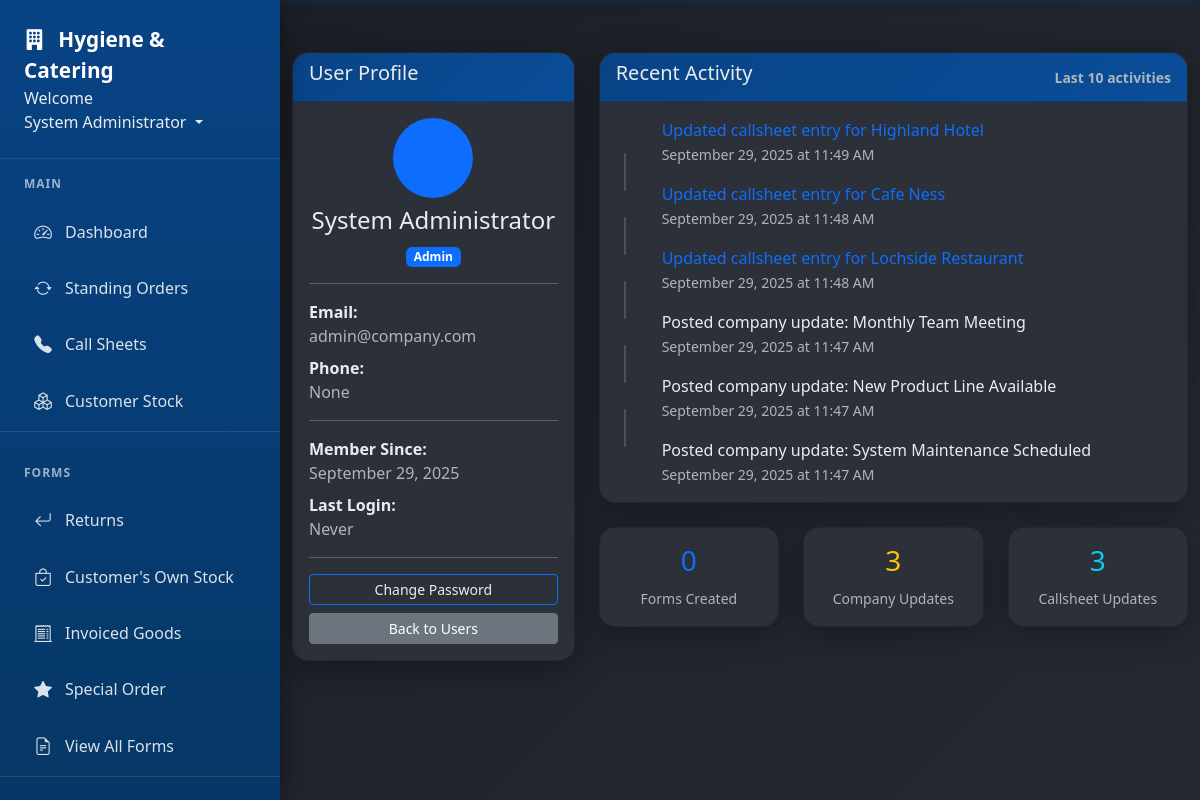
/users/1 (signed in), run on the app's committed database.
### app/models.py (models this page shows, shortened)
class User(db.Model, UserMixin):
    id = db.Column(db.Integer, primary_key=True)
    username = db.Column(db.String(20), unique=True, nullable=False)  # Keep for system use
    email = db.Column(db.String(120), unique=True, nullable=False, index=True)  # Primary identifier
    full_name = db.Column(db.String(100), nullable=False)
    password_hash = db.Column(db.String(128), nullable=False)  # Changed from 'password' to 'password_hash'
    role = db.Column(db.String(20), nullable=False)
    job_title = db.Column(db.String(100))
    direct_phone = db.Column(db.String(20))
    mobile_phone = db.Column(db.String(20))
    is_active = db.Column(db.Boolean, default=True)
    must_change_password = db.Column(db.Boolean, default=False)
    created_at = db.Column(db.DateTime, nullable=False, default=datetime.utcnow)
    last_login = db.Column(db.DateTime)
    forms = db.relationship('Form', foreign_keys='Form.user_id', backref='author', lazy=True)
    callsheet_entries = db.relationship('CallsheetEntry', backref='entered_by', lazy=True)
    callsheets_created = db.relationship('Callsheet', backref='created_by_user', lazy=True)
    todo_items = db.relationship('TodoItem', backref='user', lazy=True, cascade='all, delete-orphan')
    company_updates = db.relationship('CompanyUpdate', backref='author', lazy=True, cascade='all, delete-orphan')
    def get_recent_activity(self, limit=10):
        activities = []
        try:
            recent_forms = Form.query.filter_by(user_id=self.id).order_by(Form.date_created.desc()).limit(5).all()
        except Exception as e:
            print(f"Error loading forms for user {self.id}: {e}")
        try:
            recent_updates = CompanyUpdate.query.filter_by(user_id=self.id).order_by(CompanyUpdate.created_at.desc()).limit(3).all()
            for update in recent_updates:
                activities.append({
                    'type': 'company_update',
                    'description': f'Posted company update: {update.title}',
                    'date': update.created_at,
                    'link': None
                })
        except Exception as e:
            print(f"Error loading company updates for user {self.id}: {e}")
        try:
            recent_callsheet_entries = CallsheetEntry.query.filter_by(user_id=self.id).order_by(CallsheetEntry.updated_at.desc()).limit(3).all()
            for entry in recent_callsheet_entries:
                activities.append({
                    'type': 'callsheet_update',
                    'description': f'Updated callsheet entry for {entry.customer.name}',
                    'date': entry.updated_at,
                    'link': '/callsheets'
                })
        except Exception as e:
            print(f"Error loading callsheet entries for user {self.id}: {e}")
        try:
            recent_completed_forms = Form.query.filter_by(completed_by=self.id).filter(
                Form.completed_date.isnot(None)
            ).order_by(Form.completed_date.desc()).limit(3).all()
        except Exception as e:
            print(f"Error loading completed forms for user {self.id}: {e}")
        try:
            if 'StandingOrder' in globals():
                recent_standing_orders = StandingOrder.query.filter_by(created_by=self.id).order_by(StandingOrder.created_at.desc()).limit(3).all()
        except Exception as e:
            print(f"Error loading standing orders for user {self.id}: {e}")
        try:
            if 'StandingOrderLog' in globals():
                recent_so_logs = StandingOrderLog.query.filter_by(performed_by=self.id).filter(
                    StandingOrderLog.action_type.in_(['paused', 'resumed', 'ended'])
                ).order_by(StandingOrderLog.performed_at.desc()).limit(3).all()
        except Exception as e:
            print(f"Error loading standing order logs for user {self.id}: {e}")
        try:
            if 'StockTransaction' in globals():
                recent_stock_transactions = StockTransaction.query.filter_by(created_by=self.id).order_by(StockTransaction.transaction_date.desc()).limit(3).all()
        except Exception as e:
            print(f"Error loading stock transactions for user {self.id}: {e}")
        activities.sort(key=lambda x: x['date'], reverse=True)
        return activities[:limit]

class CallsheetEntry(db.Model):
    id = db.Column(db.Integer, primary_key=True)
    callsheet_id = db.Column(db.Integer, db.ForeignKey('callsheet.id'), nullable=False)
    customer_id = db.Column(db.Integer, db.ForeignKey('customer.id'), nullable=False)
    call_status = db.Column(db.String(20), default='not_called')
    called_by = db.Column(db.String(100))
    call_date = db.Column(db.DateTime)
    person_spoken_to = db.Column(db.String(100))  # Name of person who placed the order
    callback_time = db.Column(db.String(50))  # When to call back
    user_id = db.Column(db.Integer, db.ForeignKey('user.id'), nullable=False)
    updated_at = db.Column(db.DateTime, nullable=False, default=datetime.utcnow, onupdate=datetime.utcnow)
    position = db.Column(db.Integer, default=0)
    is_paused = db.Column(db.Boolean, default=False)

class CompanyUpdate(db.Model):
    id = db.Column(db.Integer, primary_key=True)
    title = db.Column(db.String(100), nullable=False)
    message = db.Column(db.Text, nullable=False)
    priority = db.Column(db.String(20), default='normal')  # normal, important, urgent
    is_event = db.Column(db.Boolean, default=False)  # True for calendar events
    event_date = db.Column(db.DateTime, nullable=True)  # For events/meetings
    sticky = db.Column(db.Boolean, default=False)
    created_at = db.Column(db.DateTime, nullable=False, default=datetime.utcnow)
    user_id = db.Column(db.Integer, db.ForeignKey('user.id'), nullable=False)
    category = db.Column(db.String(50), default='general')

### app/routes.py (the view)
@main.route('/users/<int:user_id>')
@login_required
def user_profile(user_id):
    user = User.query.get_or_404(user_id)
    if current_user.role != 'admin' and current_user.id != user_id:
        flash('Access denied.', 'danger')
        return redirect(url_for('main.dashboard'))
    activities = user.get_recent_activity()
    return render_template('user_profile.html', user=user, activities=activities)

### app/templates/user_profile.html (shortened to what this page needs)
{% extends "base.html" %} {% block content %}
<div class="row">
  <div class="col-lg-4">
    <div class="card">
      <div class="card-header">
        <h5> User Profile</h5>
      </div>
      <div class="card-body">
        <div class="text-center mb-3">
          <div
            class="bg-primary rounded-circle d-inline-flex align-items-center justify-content-center"
            style="width: 80px; height: 80px"
          >
          </div>
          <h4 class="mt-2">{{ user.full_name }}</h4>
          <span
            class="badge bg-{{ 'primary' if user.role == 'admin' else 'secondary' }}"
          >
            {{ user.role.title() }}
          </span>
        </div>
        <hr />
        <div class="mb-2">
          <strong> Email:</strong><br />
          <span class="text-muted">{{ user.email }}</span>
        </div>
        <div class="mb-2">
          <strong> Phone:</strong><br />
          <span class="text-muted">{{ user.direct_phone }}</span>
        </div>
        <hr />
        <div class="mb-2">
          <strong> Member Since:</strong
          ><br />
          <span class="text-muted"
            >{{ user.created_at.strftime('%B %d, %Y') }}</span
          >
        </div>
        <div class="mb-2">
          <strong> Last Login:</strong><br />
          <span class="text-muted">
            {% if user.last_login %} {{ user.last_login.strftime('%B %d, %Y at
            %I:%M %p') }} {% else %} Never {% endif %}
          </span>
        </div>
        <hr />
        <div class="d-grid gap-2">
          {% if current_user.id == user.id %}
          <a
            href="{{ url_for('main.change_password') }}"
            class="btn btn-outline-primary btn-sm"
          >
             Change Password
          </a>
          {% endif %}  {% if current_user.role == 'admin' %}
          <a
            href="{{ url_for('main.users') }}"
            class="btn btn-secondary btn-sm"
          >
             Back to Users
          </a>
          {% endif %}
        </div>
      </div>
    </div>
  </div>
  <div class="col-lg-8">
    <div class="card">
      <div
        class="card-header d-flex justify-content-between align-items-center"
      >
        <h5> Recent Activity</h5>
        <small class="text-muted">Last 10 activities</small>
      </div>
      <div class="card-body">
        {% if activities %}
        <div class="timeline">
          {% for activity in activities %}
          <div class="activity-item d-flex mb-3">
            <div class="activity-icon me-3">
            </div>
            <div class="activity-content flex-grow-1">
              <div class="activity-description">
                {% if activity.link %}
                <a href="{{ activity.link }}" class="text-decoration-none">
                  {{ activity.description }}
                </a>
                {% else %} {{ activity.description }} {% endif %}
              </div>
              <small class="text-muted">
                {{ activity.date.strftime('%B %d, %Y at %I:%M %p') }}
              </small>
            </div>
          </div>
          {% endfor %}
        </div>
        {% else %}
        <div class="text-center text-muted py-4">
          <i class="fas fa-chart-line fa-3x mb-3"></i>
          <h5>No Recent Activity</h5>
          <p>This user hasn't performed any tracked activities yet.</p>
        </div>
        {% endif %}
      </div>
    </div>
    <div class="row mt-3">
      <div class="col-md-4">
        <div class="card text-center">
          <div class="card-body">
            <h3 class="text-primary">{{ user.forms|length }}</h3>
            <small class="text-muted">Forms Created</small>
          </div>
        </div>
      </div>
      <div class="col-md-4">
        <div class="card text-center">
          <div class="card-body">
            <h3 class="text-warning">{{ user.company_updates|length }}</h3>
            <small class="text-muted">Company Updates</small>
          </div>
        </div>
      </div>
      <div class="col-md-4">
        <div class="card text-center">
          <div class="card-body">
            <h3 class="text-info">{{ user.callsheet_entries|length }}</h3>
            <small class="text-muted">Callsheet Updates</small>
          </div>
        </div>
      </div>
    </div>
  </div>
</div>
{% endblock %}

### app/templates/base.html (shortened to what this page needs)
<!DOCTYPE html>
<html lang="en">
  <head>
    <link
      rel="stylesheet"
      href="{{ url_for('static', filename='style.css') }}"
    />
    <link
      href="https://cdn.jsdelivr.net/npm/bootstrap@5.3.0/dist/css/bootstrap.min.css"
      rel="stylesheet"
    />
    <link
      href="https://cdn.jsdelivr.net/npm/bootstrap-icons@1.11.0/font/bootstrap-icons.css"
      rel="stylesheet"
    />
  </head>
  <body>
    <nav class="nav-sidebar" id="navSidebar">
      <div class="nav-sidebar-header">
        <a href="{{ url_for('main.dashboard') }}" class="nav-sidebar-brand">
          <i class="bi bi-building-fill me-2"></i>
          Hygiene & Catering
        </a>
        <li class="nav-item dropdown" style="display: block">
          <text>Welcome</text>
          <a
            class="nav-link dropdown-toggle"
            href="#"
            id="userDropdown"
            role="button"
            data-bs-toggle="dropdown"
          >
             {{ current_user.full_name or
            current_user.username }}
          </a>
        </li>
      </div>
      {% if current_user.is_authenticated %}
      <div class="nav-sidebar-nav">
        <div class="nav-section">
          <div class="nav-section-title">Main</div>
          <div class="nav-item">
            <a class="nav-link" href="{{ url_for('main.dashboard') }}">
              <i class="bi bi-speedometer2"></i>
              Dashboard
            </a>
          </div>
          <div class="nav-item">
            <a class="nav-link" href="{{ url_for('main.standing_orders') }}">
              <i class="bi bi-arrow-repeat"></i>
              Standing Orders
            </a>
          </div>
          <div class="nav-item">
            <a class="nav-link" href="{{ url_for('main.callsheets') }}">
              <i class="bi bi-telephone-fill"></i>
              Call Sheets
            </a>
          </div>
          <div class="nav-item">
            <a class="nav-link" href="{{ url_for('main.customer_stock') }}">
              <i class="bi bi-boxes"></i>
              Customer Stock
            </a>
          </div>
        </div>
        <div class="nav-section">
          <div class="nav-section-title">Forms</div>
          <div class="nav-item">
            <a class="nav-link" href="{{ url_for('main.returns') }}">
              <i class="bi bi-arrow-return-left"></i>
              Returns
            </a>
          </div>
          <div class="nav-item">
            <a class="nav-link" href="{{ url_for('main.branded_stock') }}">
              <i class="bi bi-bag-check"></i>
              Customer's Own Stock
            </a>
          </div>
          <div class="nav-item">
            <a class="nav-link" href="{{ url_for('main.invoice_correction') }}">
              <i class="bi bi-receipt-cutoff"></i>
              Invoiced Goods
            </a>
          </div>
          <div class="nav-item">
            <a class="nav-link" href="{{ url_for('main.special_order') }}">
              <i class="bi bi-star-fill"></i>
              Special Order
            </a>
          </div>
          <div class="nav-item">
            <a class="nav-link" href="{{ url_for('main.forms') }}">
              <i class="bi bi-file-earmark-text"></i>
              View All Forms
            </a>
          </div>
        </div>
      </div>
      {% endif %}
    </nav>
    <div class="main-content" id="mainContent">
      <div class="container-fluid">
         {% block content %}{% endblock %}
      </div>
    </div>
  </body>
</html>

### data on the page
User: full_name "System Administrator", role "Admin", email "admin@company.com", direct_phone "None", created_at "September 29, 2025"
CallsheetEntry: date "September 29, 2025 at 11:49 AM"
CallsheetEntry: date "September 29, 2025 at 11:48 AM"
CallsheetEntry: date "September 29, 2025 at 11:48 AM"
CompanyUpdate: date "September 29, 2025 at 11:47 AM"
CompanyUpdate: date "September 29, 2025 at 11:47 AM"
CompanyUpdate: date "September 29, 2025 at 11:47 AM"

### other printed values
{{ activity.description }} "Updated callsheet entry for Highland Hotel" "Updated callsheet entry for Cafe Ness" "Updated callsheet entry for Lochside Restaurant"
{{ activity.description }} "Posted company update: Monthly Team Meeting" "Posted company update: New Product Line Available" "Posted company update: System Maintenance Scheduled"
{{ user.forms|length }} "0"
{{ user.company_updates|length }} "3"
{{ user.callsheet_entries|length }} "3"
